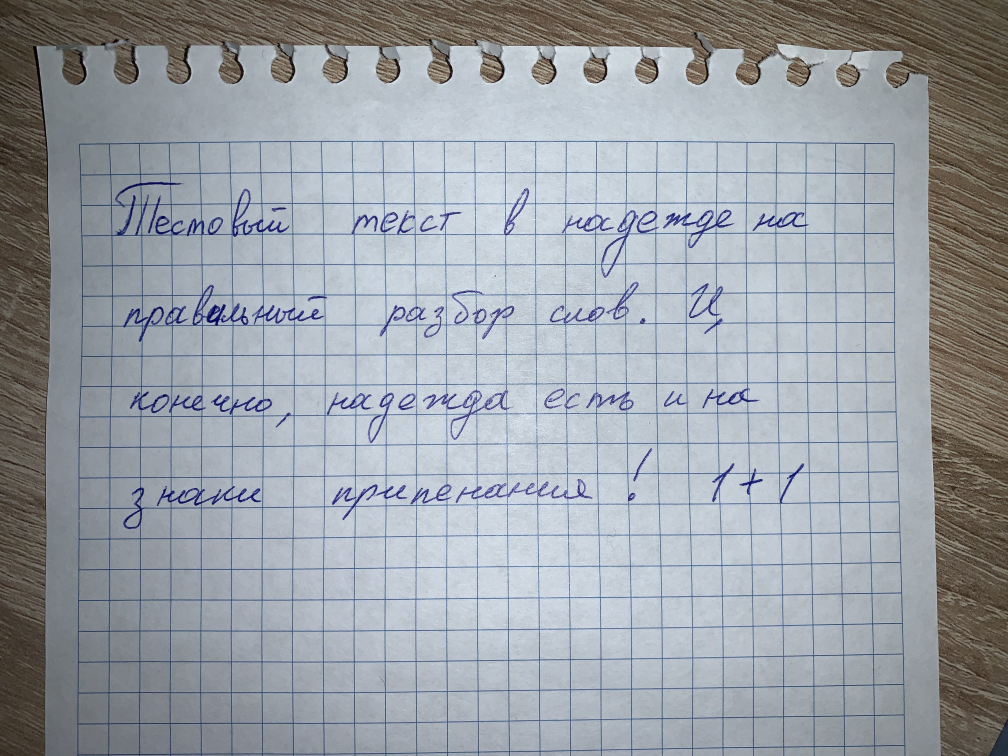
#> input picture DetectingWords/input/IMG_8033.jpg, 4032 x 3024 px, given in place of D, which was not available (shown at 1/4 size)
$ python -i scan_photo.py   (imports and definitions only)
#> lines starting #> are read from the running program, lines starting #| are printed output that depends on the picture; after the words box and inside, x2 and y2 are one past the last pixel; in counts of white or black regions, pixels touching at a corner belong together; pictures that were not available may be replaced by others from this repository, and a replacement may not be noted
# импортирование необходимых библиотек
#тут новый пакет skimage
#from skimage.filters import threshold_local
#
import numpy as np
import cv2
import imutils
from skimage.filters import threshold_local
from path import Path
from typing import List

def get_img_files(data_dir: Path) -> List[Path]:
    res = []
    for ext in ['*.png', '*.jpg', '*.bmp']:
        res += Path(data_dir).files(ext)
    return res

def scaner(file_list):
    #смотри что собрал - сканер документа по фотографии, работает даже если фото под наклоном главное чтобы фон был темнее листа
    # фон светлый потому границы листа не найдены параметр для сканируемого изображения
#> called with file_list = 'DetectingWords/input/IMG_8033.jpg'
    for file in file_list:
        args_image = file

        # прочитать изображение
        image = cv2.imread(args_image)
#> image is the input picture: shape (3024, 4032, 3); mean B, G, R 166.3, 159.9, 154.5
        orig = image.copy()

        # показать исходное изображение
        cv2.imshow('Original Image', image)
        cv2.waitKey(0) # press 0 to close all cv2 windows
        cv2.destroyAllWindows()

        # конвертация изображения в градации серого. Это уберёт цветовой шум
        grayImage = cv2.cvtColor(image, cv2.COLOR_BGR2GRAY)
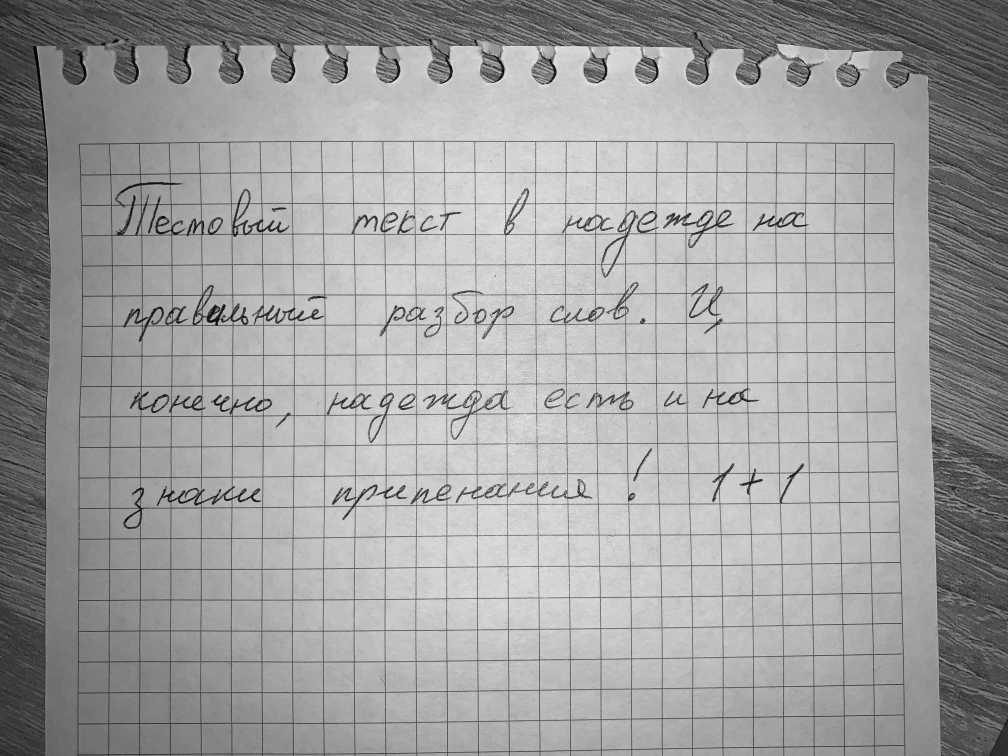
#> grayImage: shape (3024, 4032) (shown at 1/4 size); min 0, max 255, mean 159

        # размытие картинки, чтобы убрать высокочастотный шум
        # это помогает определить контур в сером изображении
        grayImageBlur = cv2.blur(grayImage,(3,3))

        try:
            # теперь производим определение границы по методу Canny
            #https://robocraft.ru/blog/computervision/484.html
            edgedImage = cv2.Canny(grayImageBlur, 100, 300, 3)
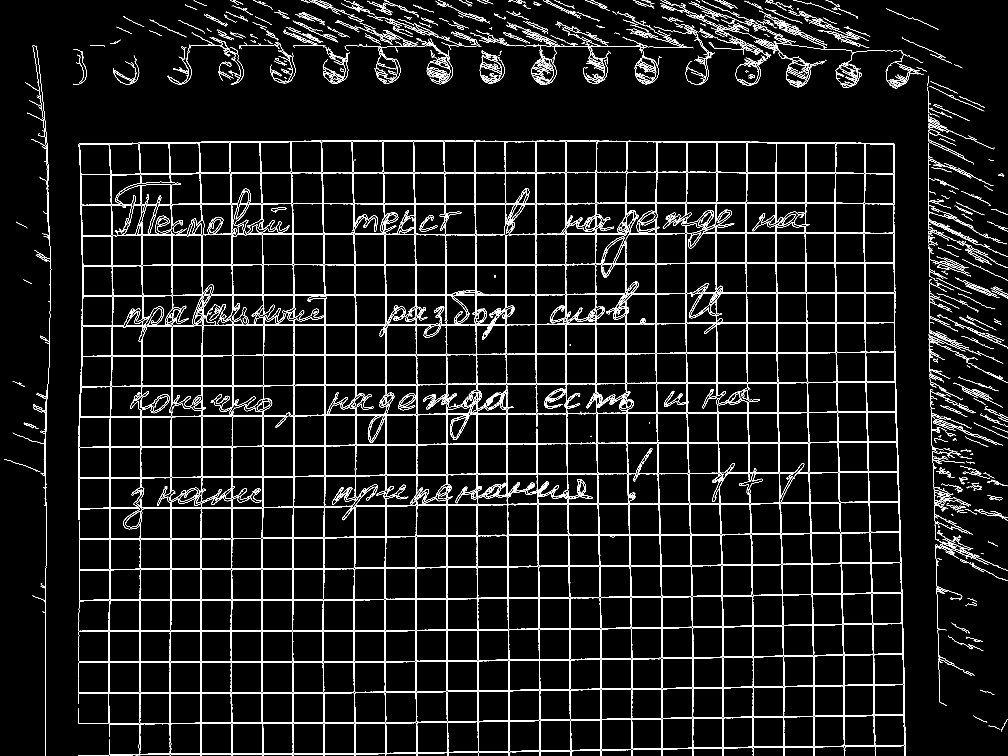
#> edgedImage: shape (3024, 4032) (shown at 1/4 size); 3.5% white in thin lines or dots

            # показать серое изображение с определенными границами
            cv2.imshow("gray", grayImage)
            cv2.imshow("grayBlur", grayImageBlur)
            cv2.imshow("Edge Detected Image", edgedImage)
            cv2.waitKey(0) # нажать 0, чтобы закрыть все окна cv2
            cv2.destroyAllWindows()

            # найти контуры на обрезанном изображении, рационально организовать область
            # оставить только большие варианты
            allContours = cv2.findContours(edgedImage.copy(), cv2.RETR_LIST, cv2.CHAIN_APPROX_SIMPLE)
#> allContours = 2425 contours, 1078 with area under 20; largest, box (x1, y1, x2, y2) and area: (1667, 566, 2747, 2268) 387108, (2144, 566, 2627, 1057) 78808, (1423, 939, 1904, 1404) 55716, (1664, 2270, 1910, 2521) 44072, (2034, 2266, 2280, 2517) 43770
            allContours = imutils.grab_contours(allContours)

            # сортировка контуров области по уменьшению и сохранение топ-1
            allContours = sorted(allContours, key=cv2.contourArea, reverse=True)[:1]
#> allContours = 1 contour; box (x1, y1, x2, y2) and area: (1667, 566, 2747, 2268) 387108

            # aппроксимация контура
            perimeter = cv2.arcLength(allContours[0], True)
#> perimeter = 56812
            ROIdimensions = cv2.approxPolyDP(allContours[0], 0.02*perimeter, True)
#> ROIdimensions = [[1781, 566], [2519, 2262]]

            # показать контуры на изображении
            cv2.drawContours(image, [ROIdimensions], -1, (0,255,0), 2)
            cv2.imshow('Contour Outline', image)
            cv2.waitKey(0)
            cv2.destroyAllWindows()

            # изменение массива координат
            ROIdimensions = ROIdimensions.reshape(4,2)

            # список удержания координат ROI
            rect = np.zeros((4,2), dtype='float32')

            # наименьшая сумма будет у верхнего левого угла,
            # наибольшая — у нижнего правого угла
            s = np.sum(ROIdimensions, axis=1)
            rect[0] = ROIdimensions[np.argmin(s)]
            rect[2] = ROIdimensions[np.argmax(s)]

            # верх-право будет с минимальной разницей
            # низ-лево будет иметь максимальную разницу
            diff = np.diff(ROIdimensions, axis=1)
            rect[1] = ROIdimensions[np.argmin(diff)]
            rect[3] = ROIdimensions[np.argmax(diff)]

            # верх-лево, верх-право, низ-право, низ-лево
            (tl, tr, br, bl) = rect

            # вычислить ширину ROI
            widthA = np.sqrt((tl[0] - tr[0])**2 + (tl[1] - tr[1])**2 )
            widthB = np.sqrt((bl[0] - br[0])**2 + (bl[1] - br[1])**2 )
            maxWidth = max(int(widthA), int(widthB))

            # вычислить высоту ROI
            heightA = np.sqrt((tl[0] - bl[0])**2 + (tl[1] - bl[1])**2 )
            heightB = np.sqrt((tr[0] - br[0])**2 + (tr[1] - br[1])**2 )
            maxHeight = max(int(heightA), int(heightB))

            # набор итоговых точек для обзора всего документа
            # размер нового изображения
            dst = np.array([
                [0,0],
                [maxWidth-1, 0],
                [maxWidth-1, maxHeight-1],
                [0, maxHeight-1]], dtype="float32")

            # вычислить матрицу перспективного преобразования и применить её
            transformMatrix = cv2.getPerspectiveTransform(rect, dst)

            # преобразовать ROI
            scan = cv2.warpPerspective(orig, transformMatrix, (maxWidth, maxHeight))

            # давайте посмотрим на свёрнутый документ
            cv2.imshow("Scaned",scan)
            cv2.waitKey(0)
            cv2.destroyAllWindows()

            # конвертация в серый
            scanGray = cv2.cvtColor(scan, cv2.COLOR_BGR2GRAY)

            # показать финальное серое изображение
            cv2.imshow("scanGray", scanGray)
            cv2.waitKey(0)
            cv2.destroyAllWindows()

            # конвертация в черно-белое с высоким контрастом для документов
            # увеличить контраст в случае с документом
            T = threshold_local(scanGray, 9, offset=8, method="gaussian")
            scanBW = (scanGray > T).astype("uint8") * 255
            result_name = args_image.replace('original','scaned')
            cv2.imwrite(result_name,scanBW)
            # показать финальное изображение с высоким контрастом
            cv2.imshow("scanBW", scanBW)
            cv2.waitKey(0)
            cv2.destroyAllWindows()
        except:
            print('на изображении контраст между листом и тетрадью плохой.надо выбрать фон темнее')
#> pass 2 of the loop in scaner, `for file in file_list:`:
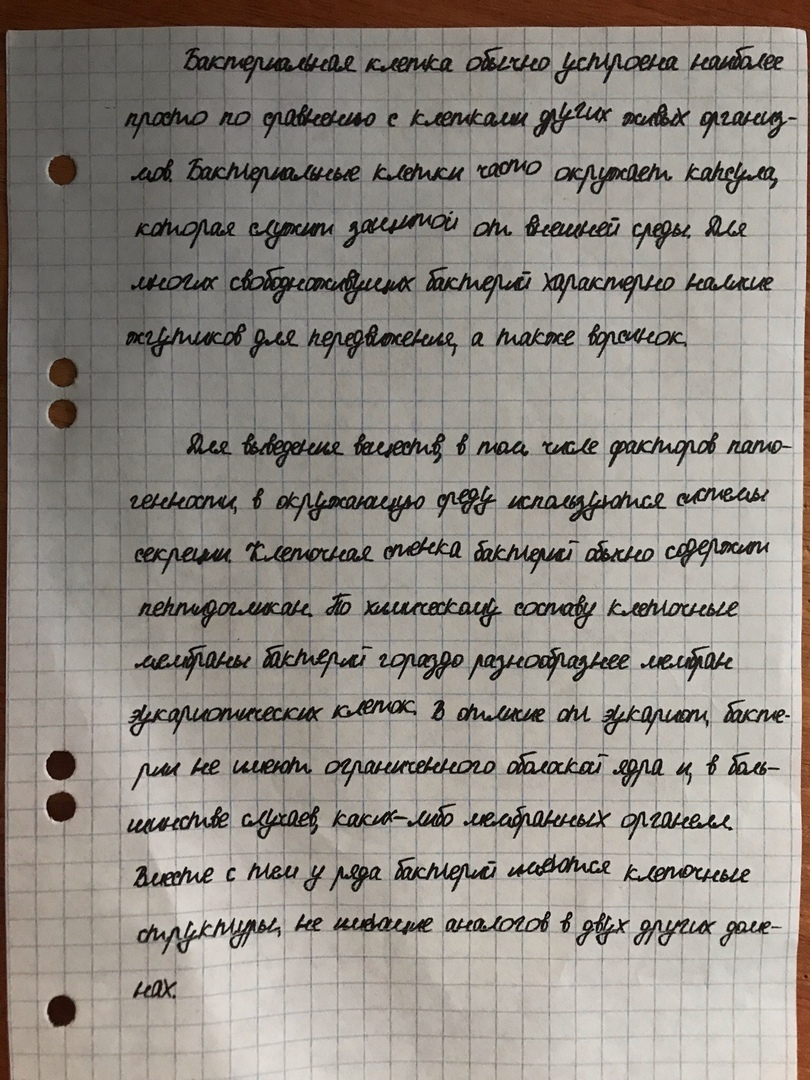
#> input picture DetectingWords/input/IMG_8034.jpg, 810 x 1080 px, given in place of e, which was not available
#> in scaner, image is the input picture: shape (1080, 810, 3); mean B, G, R 133.2, 140.2, 146
#> grayImage: shape (1080, 810)
#> grayImageBlur: shape (1080, 810)
#> in scaner, `edgedImage = cv2.Canny(grayImageBlur, 100, 300, 3)`:
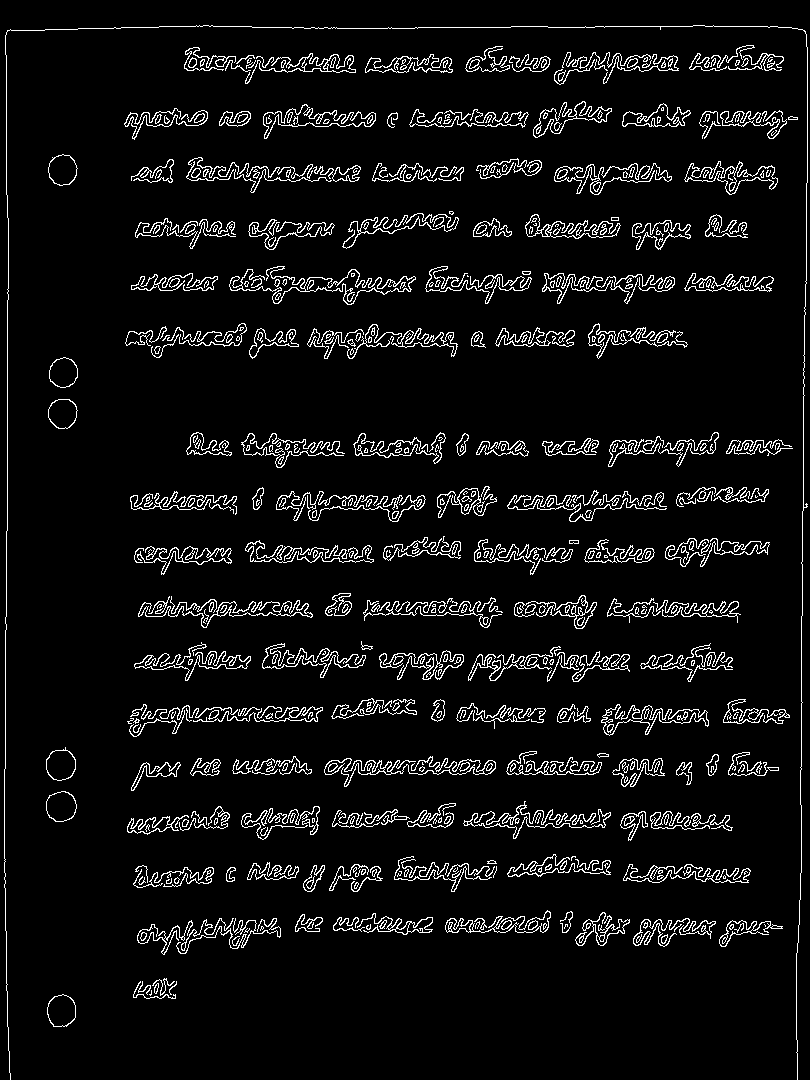
#> edgedImage: shape (1080, 810); 6.2% white in thin lines or dots
#> in scaner, `allContours = cv2.findContours(edgedImage.copy(), cv2.RETR_LIST, cv2.C..`: allContours = 968 contours, 529 with area under 20; largest, box (x1, y1, x2, y2) and area: (229, 266, 416, 305) 1474, (263, 104, 376, 139) 1307, (263, 104, 376, 139) 1161, (304, 269, 416, 305) 1142, (262, 643, 366, 678) 1048
#> in scaner, `allContours = sorted(allContours, key=cv2.contourArea, reverse=True)[:1]`: allContours = 1 contour; box (x1, y1, x2, y2) and area: (229, 266, 416, 305) 1474
#> perimeter = 1046.9
#> ROIdimensions = [[229, 286], [351, 304], [415, 277]]
#> in scaner, `cv2.drawContours(image, [ROIdimensions], -1, (0,255,0), 2)`:
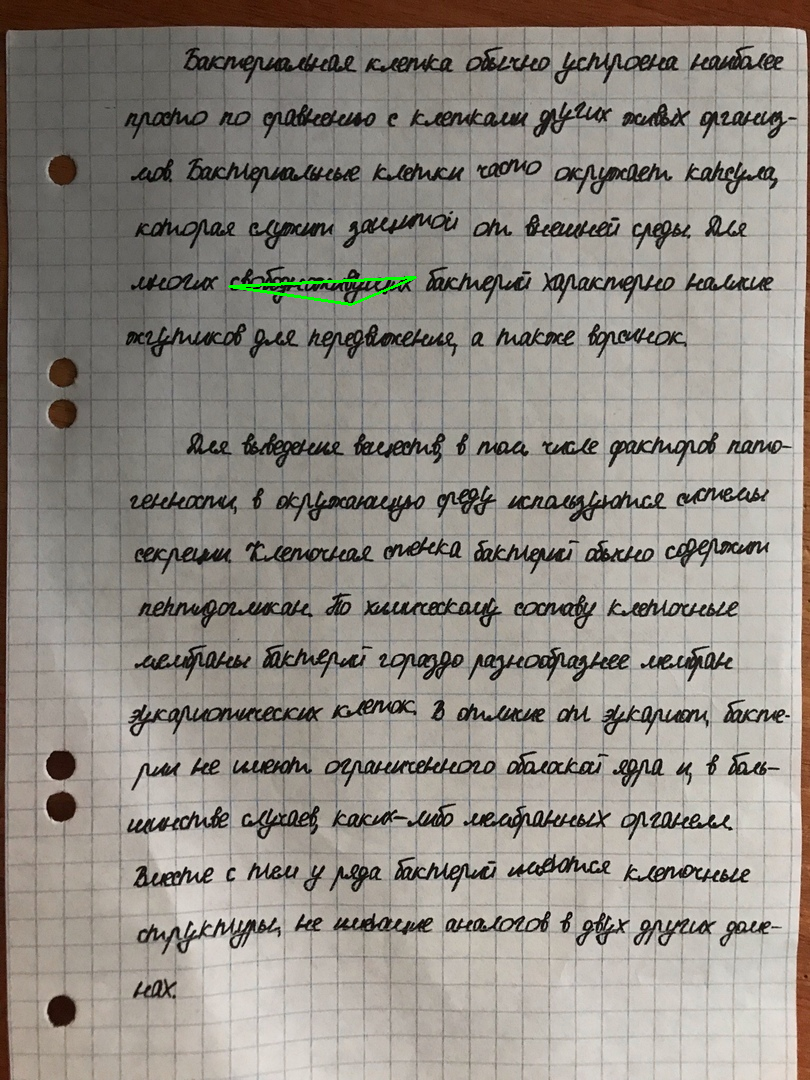
#> image: shape (1080, 810, 3); 0.12% of pixels changed, all inside (x1, y1, x2, y2) = (228, 276, 417, 306)

# [1 line that did not run here, left out]
# [1 line not run here, left out]

#> (the run stopped early here; a loop or call above may not have finished)
